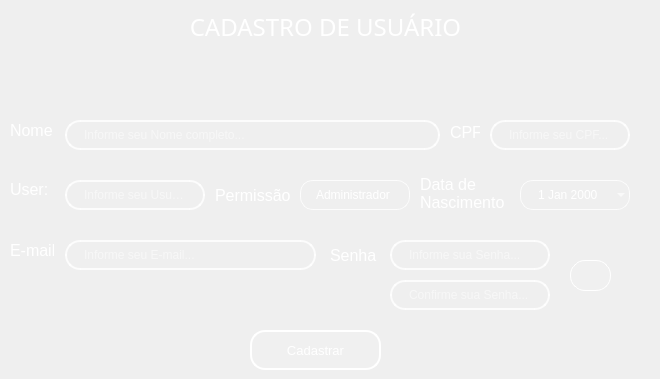
    <widget class="QWidget" name="page_6">
     <widget class="QLabel" name="label_39">
      <property name="geometry">
       <rect>
        <x>0</x>
        <y>0</y>
        <width>651</width>
        <height>55</height>
       </rect>
      </property>
      <property name="font">
       <font>
        <family>Montserrat Medium</family>
        <pointsize>14</pointsize>
        <italic>false</italic>
       </font>
      </property>
      <property name="styleSheet">
       <string notr="true">background-color: qlineargradient(spread:pad, x1:0, y1:0, x1:0, y1:1, 
                                 stop:0 rgba(0, 50, 150, 255), 
                                 stop:1 rgba(51, 156, 255, 255));</string>
      </property>
      <property name="text">
       <string>&lt;html&gt;&lt;head/&gt;&lt;body&gt;&lt;p align=&quot;center&quot;&gt;&lt;span style=&quot; font-size:18pt; color:#ffffff;&quot;&gt;CADASTRO DE USUÁRIO&lt;/span&gt;&lt;/p&gt;&lt;/body&gt;&lt;/html&gt;</string>
      </property>
     </widget>
     <widget class="QLineEdit" name="lineEdit_email_2">
      <property name="geometry">
       <rect>
        <x>65</x>
        <y>240</y>
        <width>251</width>
        <height>30</height>
       </rect>
      </property>
      <property name="styleSheet">
       <string notr="true">QLineEdit {
    /* Borda e fundo */
    border: 2px solid rgba(255, 255, 255, 200);
    border-radius: 15px;
    background-color: rgba(0, 0, 0, 0); /* Totalmente transparente */
    
    /* Espaçamento interno */
    padding: 5px 15px;
    
    /* Cor do texto */
    color: white;
    
    /* Melhora a renderização */
    background-clip: padding-box;
}

/* Efeito ao focar */
QLineEdit:focus {
    border: 2px solid rgba(255, 255, 255, 255);
    background-color: rgba(255, 255, 255, 36);
}
</string>
      </property>
      <property name="placeholderText">
       <string>Informe seu E-mail...</string>
      </property>
     </widget>
     <widget class="QComboBox" name="comboBox">
      <property name="geometry">
       <rect>
        <x>300</x>
        <y>180</y>
        <width>110</width>
        <height>30</height>
       </rect>
      </property>
      <property name="styleSheet">
       <string notr="true">QComboBox {
    border: 1px solid rgba(255, 255, 255, 200);  /* Borda visível */
    border-radius: 13px;
    background-color: transparent;              /* Totalmente transparente */
    padding: 5px 15px;
    color: white;
    font-size: 12px;
    background-clip: padding-box;
}

QComboBox:focus {
    border: 1px solid rgba(255, 255, 255, 255);  /* Borda mais forte no foco */
    background-color: rgba(255, 255, 255, 36);   /* Leve destaque no foco */
}

/* Remove o botão e a seta */
QComboBox::drop-down {
    border: 1one;
    background: transparent;
    width: 0px;  /* Esconde o espaço reservado pra seta */
}

QComboBox::down-arrow {
    width: 0;
    height: 0;
    border: 1one;
}

/* Dropdown com estilo flat e legível */
QComboBox QAbstractItemView {
    background-color: #2A2A2A;              /* Fundo da lista */
    color: white;                           /* Texto das opções */
    border: 1px solid rgba(255, 255, 255, 50);
    border-radius: 8px;
    selection-background-color: #339CFF;    /* Azul no hover/seleção */
    selection-color: black;
}
</string>
      </property>
      <item>
       <property name="text">
        <string>Administrador</string>
       </property>
      </item>
      <item>
       <property name="text">
        <string>Gerente</string>
       </property>
      </item>
      <item>
       <property name="text">
        <string>Recepcionista</string>
       </property>
      </item>
     </widget>
     <widget class="QLabel" name="label_passwrd">
      <property name="geometry">
       <rect>
        <x>330</x>
        <y>240</y>
        <width>50</width>
        <height>30</height>
       </rect>
      </property>
      <property name="font">
       <font>
        <pointsize>12</pointsize>
       </font>
      </property>
      <property name="styleSheet">
       <string notr="true">QLabel {
    background: transparent;
    color: white; /* ou o azul da paleta: #339CFF */
    border: 1one;
    padding: 0px;
}
</string>
      </property>
      <property name="text">
       <string>Senha</string>
      </property>
     </widget>
     <widget class="QLabel" name="label_80">
      <property name="geometry">
       <rect>
        <x>215</x>
        <y>180</y>
        <width>81</width>
        <height>31</height>
       </rect>
      </property>
      <property name="font">
       <font>
        <family>MS Shell Dlg 2</family>
        <pointsize>12</pointsize>
       </font>
      </property>
      <property name="styleSheet">
       <string notr="true">QLabel {
    background: transparent;
    color: white; /* ou o azul da paleta: #339CFF */
    border: 1one;
    padding: 0px;
}
</string>
      </property>
      <property name="text">
       <string>Permissão</string>
      </property>
     </widget>
     <widget class="QPushButton" name="passButton_view">
      <property name="geometry">
       <rect>
        <x>570</x>
        <y>260</y>
        <width>41</width>
        <height>31</height>
       </rect>
      </property>
      <property name="styleSheet">
       <string notr="true">QPushButton {
    background-color: rgba(255, 255, 255, 0.5);
    border: 1px solid rgba(255, 255, 255, 0.3); /* Borda branca translúcida */
    color: #333333; /* Texto totalmente opaco */
}

QPushButton:hover {
     background-color: #CFD8DC;
    border-color: rgba(255, 255, 255,255); 
}

QPushButton:pressed {
    background-color: #A0B2C8; /* Azul acinzentado */
border-color: #003366; /* Azul escuro */
}
 QPushButton{border: 1px solid rgba(255, 255, 255, 200);
    border-radius: 15px;
    background-color: rgba(0, 0, 0, 0); /* Totalmente transparente */
    
    /* Espaçamento interno */
    padding: 5px 15px;
    
    /* Cor do texto */
    color: white;
    
    /* Melhora a renderização */
    background-clip: padding-box;
}

/* Efeito ao focar */
QPushButton {
    border: 1px solid rgba(255, 255, 255, 255);
    background-color: rgba(255, 255, 255, 20);
}</string>
      </property>
      <property name="text">
       <string/>
      </property>
     </widget>
     <widget class="QLineEdit" name="lineEdit_passwrd">
      <property name="geometry">
       <rect>
        <x>390</x>
        <y>240</y>
        <width>160</width>
        <height>30</height>
       </rect>
      </property>
      <property name="styleSheet">
       <string notr="true">QLineEdit {
    /* Borda e fundo */
    border: 2px solid rgba(255, 255, 255, 200);
    border-radius: 15px;
    background-color: rgba(0, 0, 0, 0); /* Totalmente transparente */
    
    /* Espaçamento interno */
    padding: 5px 15px;
    
    /* Cor do texto */
    color: white;
    
    /* Melhora a renderização */
    background-clip: padding-box;
}

/* Efeito ao focar */
QLineEdit:focus {
    border: 2px solid rgba(255, 255, 255, 255);
    background-color: rgba(255, 255, 255, 36);
}
</string>
      </property>
      <property name="placeholderText">
       <string>Informe sua Senha...</string>
      </property>
     </widget>
     <widget class="QLineEdit" name="lineEdit_passwrd_2">
      <property name="geometry">
       <rect>
        <x>390</x>
        <y>280</y>
        <width>160</width>
        <height>30</height>
       </rect>
      </property>
      <property name="styleSheet">
       <string notr="true">QLineEdit {
    /* Borda e fundo */
    border: 2px solid rgba(255, 255, 255, 200);
    border-radius: 15px;
    background-color: rgba(0, 0, 0, 0); /* Totalmente transparente */
    
    /* Espaçamento interno */
    padding: 5px 15px;
    
    /* Cor do texto */
    color: white;
    
    /* Melhora a renderização */
    background-clip: padding-box;
}

/* Efeito ao focar */
QLineEdit:focus {
    border: 2px solid rgba(255, 255, 255, 255);
    background-color: rgba(255, 255, 255, 36);
}
</string>
      </property>
      <property name="placeholderText">
       <string>Confirme sua Senha...</string>
      </property>
     </widget>
     <widget class="QLineEdit" name="lineEdit_CPF">
      <property name="geometry">
       <rect>
        <x>490</x>
        <y>120</y>
        <width>140</width>
        <height>30</height>
       </rect>
      </property>
      <property name="styleSheet">
       <string notr="true">QLineEdit {
    /* Borda e fundo */
    border: 2px solid rgba(255, 255, 255, 200);
    border-radius: 15px;
    background-color: rgba(0, 0, 0, 0); /* Totalmente transparente */
    
    /* Espaçamento interno */
    padding: 5px 15px;
    
    /* Cor do texto */
    color: white;
    
    /* Melhora a renderização */
    background-clip: padding-box;
}

/* Efeito ao focar */
QLineEdit:focus {
    border: 2px solid rgba(255, 255, 255, 255);
    background-color: rgba(255, 255, 255, 36);
}
</string>
      </property>
      <property name="placeholderText">
       <string>Informe seu CPF...</string>
      </property>
     </widget>
     <widget class="QLabel" name="label_email_4">
      <property name="geometry">
       <rect>
        <x>450</x>
        <y>122</y>
        <width>30</width>
        <height>20</height>
       </rect>
      </property>
      <property name="font">
       <font>
        <pointsize>12</pointsize>
       </font>
      </property>
      <property name="styleSheet">
       <string notr="true">QLabel {
    background: transparent;
    color: white; /* ou o azul da paleta: #339CFF */
    border: 1one;
    padding: 0px;
}
</string>
      </property>
      <property name="text">
       <string>CPF</string>
      </property>
     </widget>
     <widget class="QLabel" name="label_8">
      <property name="geometry">
       <rect>
        <x>420</x>
        <y>176</y>
        <width>85</width>
        <height>35</height>
       </rect>
      </property>
      <property name="font">
       <font>
        <pointsize>12</pointsize>
       </font>
      </property>
      <property name="styleSheet">
       <string notr="true">QLabel {
    background: transparent;
    color: white; /* ou o azul da paleta: #339CFF */
    border: 1one;
    padding: 0px;
}
</string>
      </property>
      <property name="text">
       <string>Data de
Nascimento</string>
      </property>
     </widget>
     <widget class="QDateEdit" name="dateEdit_7">
      <property name="geometry">
       <rect>
        <x>520</x>
        <y>180</y>
        <width>110</width>
        <height>30</height>
       </rect>
      </property>
      <property name="styleSheet">
       <string notr="true">/* Estilo do QDateEdit */
QDateEdit {
    border: 1px solid rgba(255, 255, 255, 200);
    border-radius: 13px;
    background-color: transparent;
    padding: 5px 15px;
    color: white;
    font-size: 12px;
}

/* Remove setas laterais */
QDateEdit::up-button, QDateEdit::down-button {
    width: 0;
    height: 0;
}

/* Calendário SEM BORDAS */
QCalendarWidget {
    background-color: #2A2A2A;
    border: 1px;
    color: white;
}

/* Cabeçalho (mês/ano) */
QCalendarWidget QToolButton {
    color: white;
    background: transparent;
    border: 1px;
    padding: 4px;
}

/* Dias da semana (header) */
QCalendarWidget QWidget#qt_calendar_navigationbar {
    color: white;
    background-color: transparent;
}

/* Efeito hover/press */
QCalendarWidget QToolButton:hover,
QCalendarWidget QToolButton:pressed {
    background-color: rgb(51, 156, 255);
    color: white;
    border-radius: 4px;
}

/* Células de data */
QCalendarWidget QAbstractItemView {
    border: 1px;
    color: white;
    selection-background-color: rgb(51, 156, 255);
    selection-color: white;
}

/* Menu de mês/ano */
QCalendarWidget QMenu {
    background-color: #2A2A2A;
    color: white;
    border: 1px;
}

QCalendarWidget QMenu::item:selected {
    background-color: rgb(51, 156, 255);
    color: white;
}</string>
      </property>
      <property name="calendarPopup">
       <bool>true</bool>
      </property>
     </widget>
     <widget class="QLineEdit" name="lineEdit_user">
      <property name="geometry">
       <rect>
        <x>65</x>
        <y>180</y>
        <width>140</width>
        <height>30</height>
       </rect>
      </property>
      <property name="styleSheet">
       <string notr="true">QLineEdit {
    /* Borda e fundo */
    border: 2px solid rgba(255, 255, 255, 200);
    border-radius: 15px;
    background-color: rgba(0, 0, 0, 0); /* Totalmente transparente */
    
    /* Espaçamento interno */
    padding: 5px 15px;
    
    /* Cor do texto */
    color: white;
    
    /* Melhora a renderização */
    background-clip: padding-box;
}

/* Efeito ao focar */
QLineEdit:focus {
    border: 2px solid rgba(255, 255, 255, 255);
    background-color: rgba(255, 255, 255, 36);
}
</string>
      </property>
      <property name="placeholderText">
       <string>Informe seu Usuário...</string>
      </property>
     </widget>
     <widget class="QLabel" name="label_user_6">
      <property name="geometry">
       <rect>
        <x>10</x>
        <y>180</y>
        <width>40</width>
        <height>20</height>
       </rect>
      </property>
      <property name="font">
       <font>
        <pointsize>12</pointsize>
       </font>
      </property>
      <property name="styleSheet">
       <string notr="true">QLabel {
    background: transparent;
    color: white; /* ou o azul da paleta: #339CFF */
    border: 1one;
    padding: 0px;
}
</string>
      </property>
      <property name="text">
       <string>&lt;html&gt;&lt;head/&gt;&lt;body&gt;&lt;p&gt;User:&lt;/p&gt;&lt;/body&gt;&lt;/html&gt;</string>
      </property>
     </widget>
     <widget class="QLabel" name="label_name_2">
      <property name="geometry">
       <rect>
        <x>10</x>
        <y>120</y>
        <width>45</width>
        <height>20</height>
       </rect>
      </property>
      <property name="font">
       <font>
        <pointsize>12</pointsize>
       </font>
      </property>
      <property name="styleSheet">
       <string notr="true">QLabel {
    background: transparent;
    color: white; /* ou o azul da paleta: #339CFF */
    border: 1one;
    padding: 0px;
}
</string>
      </property>
      <property name="text">
       <string>Nome   </string>
      </property>
     </widget>
     <widget class="QLineEdit" name="lineEdit_name_2">
      <property name="geometry">
       <rect>
        <x>65</x>
        <y>120</y>
        <width>375</width>
        <height>30</height>
       </rect>
      </property>
      <property name="styleSheet">
       <string notr="true">QLineEdit {
    /* Borda e fundo */
    border: 2px solid rgba(255, 255, 255, 200);
    border-radius: 15px;
    background-color: rgba(0, 0, 0, 0); /* Totalmente transparente */
    
    /* Espaçamento interno */
    padding: 5px 15px;
    
    /* Cor do texto */
    color: white;
    
    /* Melhora a renderização */
    background-clip: padding-box;
}

/* Efeito ao focar */
QLineEdit:focus {
    border: 2px solid rgba(255, 255, 255, 255);
    background-color: rgba(255, 255, 255, 36);
}
</string>
      </property>
      <property name="placeholderText">
       <string>Informe seu Nome completo...</string>
      </property>
     </widget>
     <widget class="QLabel" name="label_email_2">
      <property name="geometry">
       <rect>
        <x>10</x>
        <y>240</y>
        <width>44</width>
        <height>21</height>
       </rect>
      </property>
      <property name="font">
       <font>
        <pointsize>12</pointsize>
       </font>
      </property>
      <property name="styleSheet">
       <string notr="true">QLabel {
    background: transparent;
    color: white; /* ou o azul da paleta: #339CFF */
    border: 1one;
    padding: 0px;
}
</string>
      </property>
      <property name="text">
       <string>E-mail  </string>
      </property>
     </widget>
     <widget class="QPushButton" name="Button_cadstr_2">
      <property name="geometry">
       <rect>
        <x>250</x>
        <y>330</y>
        <width>131</width>
        <height>40</height>
       </rect>
      </property>
      <property name="font">
       <font>
        <pointsize>10</pointsize>
       </font>
      </property>
      <property name="styleSheet">
       <string notr="true">QPushButton {
    background-color: rgba(255, 255, 255, 0.5);
    border: 5px solid rgba(255, 255, 255, 0.3); /* Borda branca translúcida */
    color: #333333; /* Texto totalmente opaco */
}

QPushButton:hover {
    background-color: rgba(207, 216, 220, 100);
    border-color:rgba(255, 255, 255,255);
    
}

QPushButton:pressed {
    background-color: #A0B2C8; /* Azul acinzentado */
border-color: #003366; /* Azul escuro */
color: #003366;
}
 QPushButton{border: 2px solid rgba(255, 255, 255, 200);
    border-radius: 15px;
    background-color: rgba(0, 0, 0, 0); /* Totalmente transparente */
    
    /* Espaçamento interno */
    padding: 5px 15px;
    
    /* Cor do texto */
    color: white;
    
    /* Melhora a renderização */
    background-clip: padding-box;
}

/* Efeito ao focar */
QPushButton {
    border: 2px solid rgba(255, 255, 255, 255);
    background-color: rgba(255, 255, 255, 20);
}</string>
      </property>
      <property name="text">
       <string>Cadastrar</string>
      </property>
     </widget>
     <zorder>comboBox</zorder>
     <zorder>label_passwrd</zorder>
     <zorder>label_80</zorder>
     <zorder>passButton_view</zorder>
     <zorder>lineEdit_passwrd</zorder>
     <zorder>lineEdit_passwrd_2</zorder>
     <zorder>lineEdit_CPF</zorder>
     <zorder>label_email_4</zorder>
     <zorder>label_8</zorder>
     <zorder>dateEdit_7</zorder>
     <zorder>lineEdit_user</zorder>
     <zorder>label_user_6</zorder>
     <zorder>label_name_2</zorder>
     <zorder>lineEdit_name_2</zorder>
     <zorder>label_email_2</zorder>
     <zorder>Button_cadstr_2</zorder>
     <zorder>lineEdit_email_2</zorder>
     <zorder>label_39</zorder>
    </widget>
